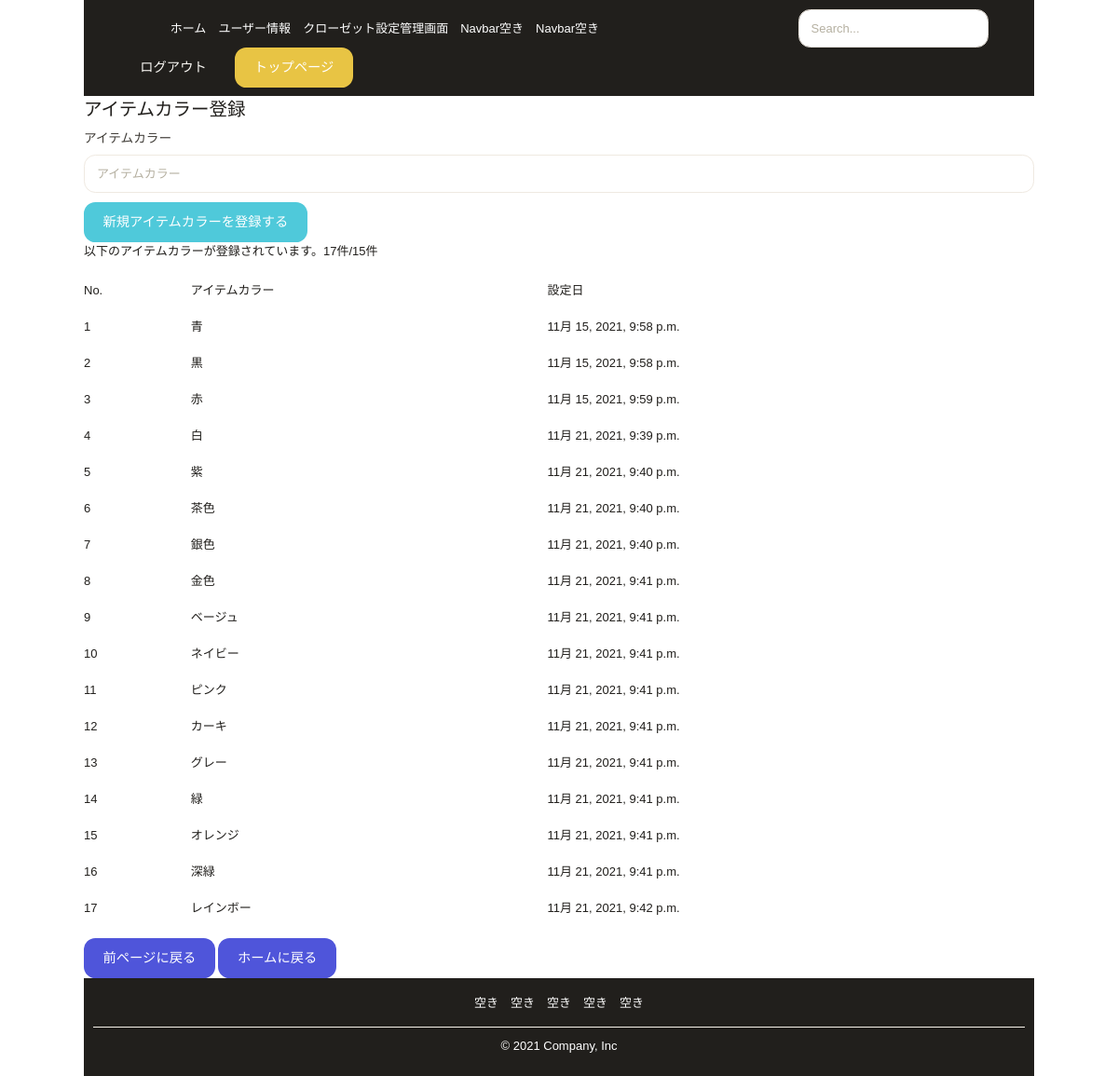
The app's page /contents/item-color-create/ (signed in) with its own data.
### contents/models.py (models this page shows, shortened)
class ItemColor(models.Model):
    user = models.ForeignKey(settings.AUTH_USER_MODEL, verbose_name='ユーザー', on_delete=models.CASCADE, null=True)
    create_date = models.DateTimeField(verbose_name='作成日', auto_now_add=True)
    item_color = models.CharField(verbose_name='アイテムカラー', max_length=255, unique=True)

### contents/views.py (the view)
# urls.py: path('item-color-create/', item_color_CreateView, name='item_color_create'),
@login_required
def item_color_CreateView(request):
    item_color_list = ItemColor.objects.filter(user_id = request.user)
    if request.method == 'POST':
        form = ItemColorCreateForm(request.POST)
        if form.is_valid():
            item_color = form.save(commit=False)
            item_color.user = request.user
            item_color.save()
            return redirect('item_color_create_complete')
    else:
        form = ItemColorCreateForm()
    return render(request,'contents/item_category_registration/item_color_create.html', {'form':form, "item_color_list":item_color_list })

### contents/forms.py (shortened to what this page needs)
class ItemColorCreateForm(forms.ModelForm):
    class Meta:
        model = ItemColor
        fields = ('item_color',)
        labels = {'item_color':'アイテムカラー'}

### templates/contents/item_category_registration/item_color_create.html (shortened to what this page needs)
{% extends 'contents/contents_base.html' %}
{% load static django_bootstrap5 humanize %}
{% block content %}
<div class="container">
    <form action='' method='POST'>{% csrf_token %}
        <legend>アイテムカラー登録</legend>
        {% bootstrap_form form %}
        {% bootstrap_button button_type="submit" content="新規アイテムカラーを登録する" %}
    </form>
</div>
<div class="container">
    {% if item_color_list %}
    <p>以下のアイテムカラーが登録されています。{{ item_color_list.count }}件/15件</p>
    <table class="table">
        <thead>
            <tr>
                <th>No.</th>
                <th>アイテムカラー</th>
                <th>設定日</th>
            </tr>
        </thead>
        <tbody>
        {% for field in item_color_list %}
            <tr>
                <td>{{ forloop.counter }}</td>
                <td>{{ field.item_color }}</td>
                <td>{{ field.create_date }}</td>
            </tr>
            {% endfor %}
        </tbody>
    </table>
    {% else %}
    <p>アイテムカラーは登録されていません</p>
    {% endif %}
    <a href="{% url 'item_category_gate' %}" class="btn btn-md btn-info space_top" type="submit">前ページに戻る</a>
    <a href="{% url 'home' %}" class="btn btn-md btn-info space_top" type="submit">ホームに戻る</a>
</div>
{% endblock content %}

### records on screen
ItemColor: item_color "青", create_date "11月 15, 2021, 9:58 p.m."
ItemColor: item_color "黒", create_date "11月 15, 2021, 9:58 p.m."
ItemColor: item_color "赤", create_date "11月 15, 2021, 9:59 p.m."
ItemColor: item_color "白", create_date "11月 21, 2021, 9:39 p.m."
ItemColor: item_color "紫", create_date "11月 21, 2021, 9:40 p.m."
ItemColor: item_color "茶色", create_date "11月 21, 2021, 9:40 p.m."
ItemColor: item_color "銀色", create_date "11月 21, 2021, 9:40 p.m."
ItemColor: item_color "金色", create_date "11月 21, 2021, 9:41 p.m."
ItemColor: item_color "ベージュ", create_date "11月 21, 2021, 9:41 p.m."
ItemColor: item_color "ネイビー", create_date "11月 21, 2021, 9:41 p.m."
ItemColor: item_color "ピンク", create_date "11月 21, 2021, 9:41 p.m."
ItemColor: item_color "カーキ", create_date "11月 21, 2021, 9:41 p.m."
ItemColor: item_color "グレー", create_date "11月 21, 2021, 9:41 p.m."
ItemColor: item_color "緑", create_date "11月 21, 2021, 9:41 p.m."
ItemColor: item_color "オレンジ", create_date "11月 21, 2021, 9:41 p.m."
ItemColor: item_color "深緑", create_date "11月 21, 2021, 9:41 p.m."
ItemColor: item_color "レインボー", create_date "11月 21, 2021, 9:42 p.m."

### other values on screen
{{ item_color_list.count }} "17"
